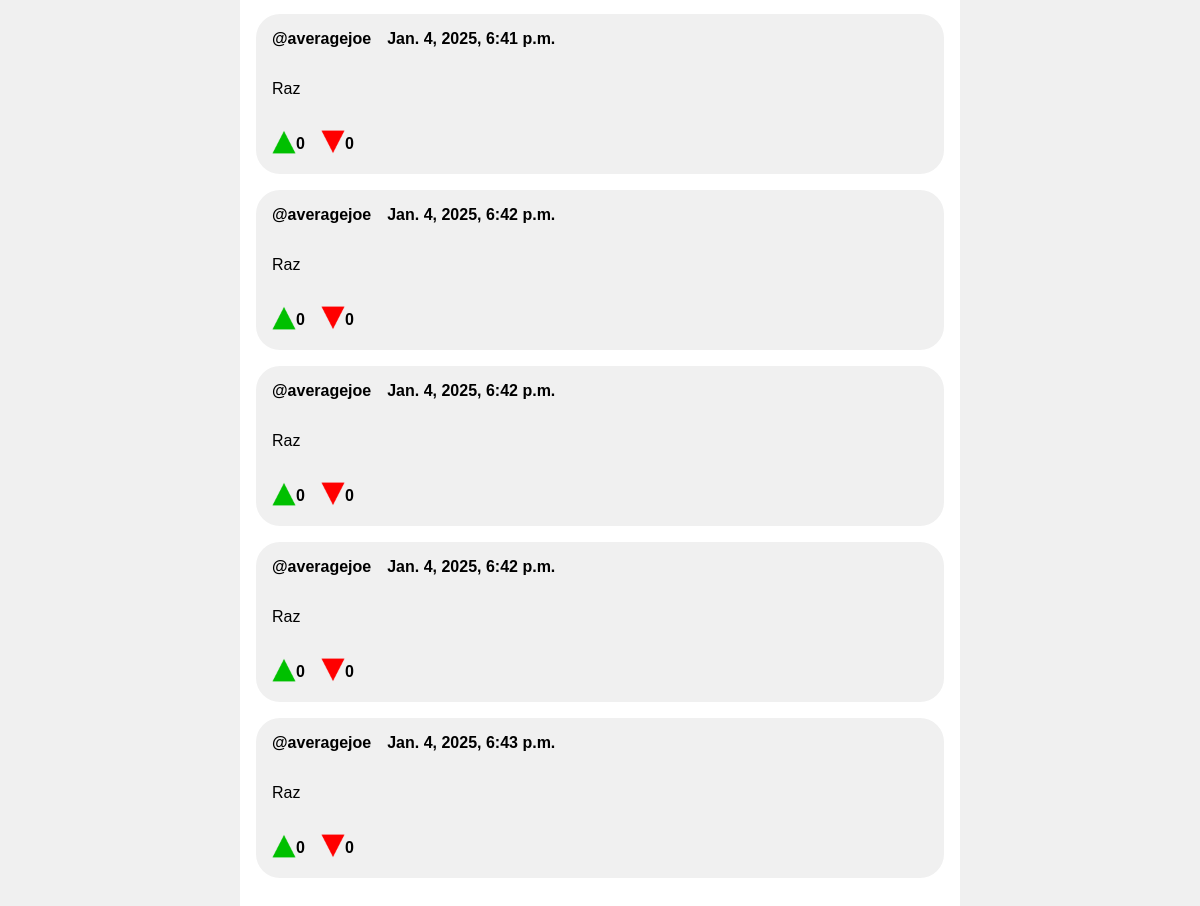
/post/7 (signed in, lower part), run on an earlier commit of the app's database.
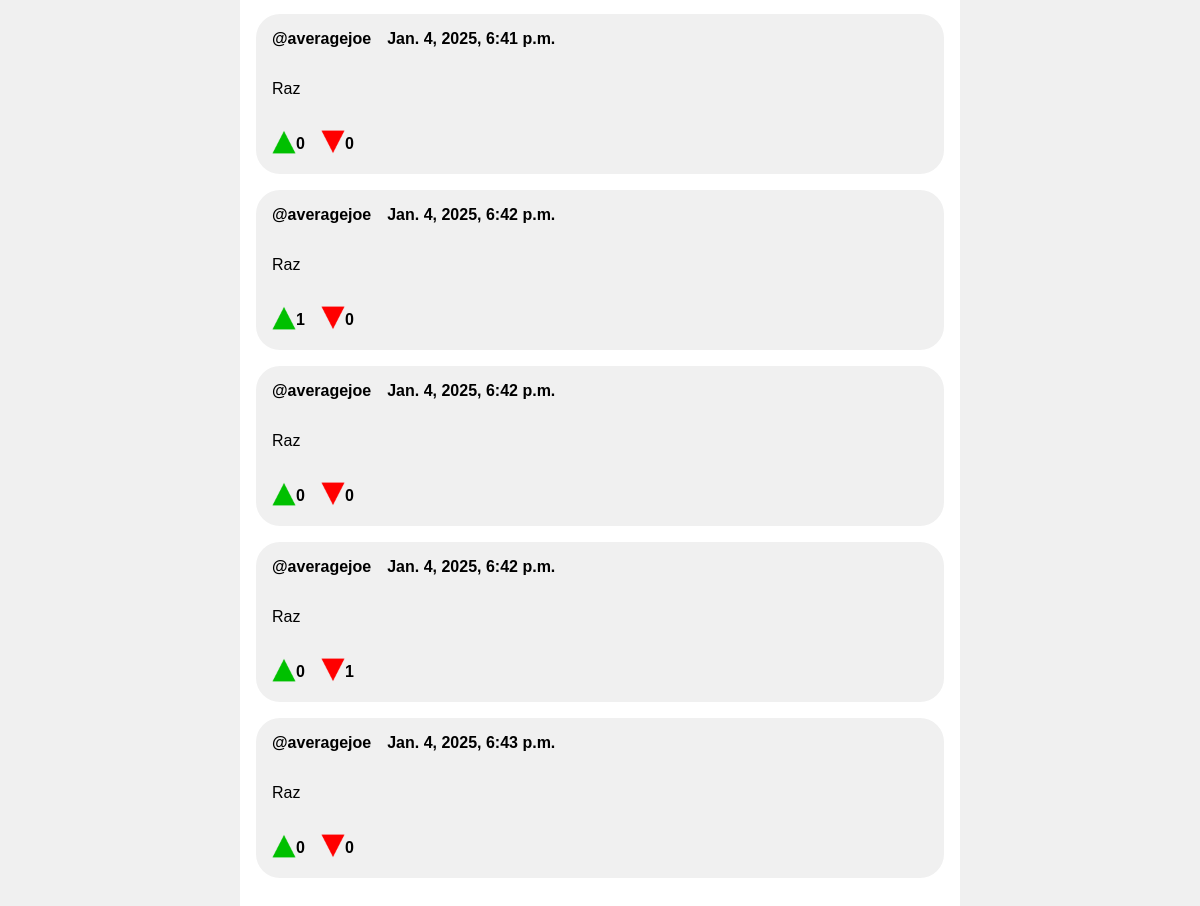
And on a later commit of the database.
### app/models.py (models this page shows, shortened)
class Comment(models.Model):
    post = models.ForeignKey(Post, on_delete=models.CASCADE)
    author = models.ForeignKey(User, on_delete=models.CASCADE)
    body = models.TextField()
    date = models.DateTimeField()
    upvotes = models.IntegerField(default = 0)
    downvotes = models.IntegerField(default = 0)
    voters = JSONField(default=dict);

### app/views.py (the view, shortened to what this page needs)
# urls.py: path('post/<int:post_id>', views.post_info, name='post_info')
def post_info(request, post_id):
    template = loader.get_template('app/post.html')
    context = {
        "post": Post.objects.get(pk=post_id),
        "comments": Comment.objects.filter(post=Post.objects.get(pk=post_id))
    }
    return HttpResponse(template.render(context, request))

### app/templates/app/post.html (shortened to what this page needs)
{% extends "app/home.html" %}
{% load static %}
{% block content %}
{% for comment in comments %}
<div class="comment">
    <div class="commenter-info">
        <div class="username">
            <a href="{% url 'user_info' username=comment.author.username %}">@{{ comment.author }}</a>
        </div>
        <div class="date">
            {{ comment.date  }}
        </div>
    </div>
    <div class="content">
        {{ comment.body }}
    </div>
    <div class="votes">
        <div class="upvote" data-comment-id="{{ comment.id }}">
            <div class="symbol"><img src="{% static 'app/img/trianglegreen.png' %}" alt="upvote"></div>
            <div class="count">{{ comment.upvotes }}</div>
        </div>
        <div class="downvote" data-comment-id="{{ comment.id }}">
            <div class="symbol"><img src="{% static 'app/img/trianglered.png' %}" alt="downvote"></div>
            <div class="count">{{ comment.downvotes }}</div>
        </div>
    </div>
</div>
{% endfor %}
{% endblock %}

What changed in the data, as far as the page shows it:
changed Comment (number 2 of 5 on the later page): upvotes "0" → "1"
changed Comment (number 4 of 5 on the later page): downvotes "0" → "1"
